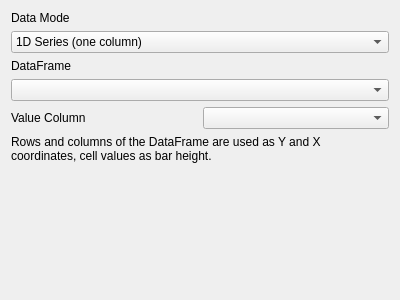
<?xml version="1.0" encoding="UTF-8"?>
<ui version="4.0">
 <class>DAChartAdd3DBarWidget</class>
 <widget class="QWidget" name="DAChartAdd3DBarWidget">
  <property name="geometry">
   <rect>
    <x>0</x>
    <y>0</y>
    <width>400</width>
    <height>300</height>
   </rect>
  </property>
  <property name="windowTitle">
   <string>Add 3D Bar</string>
  </property>
  <layout class="QVBoxLayout" name="verticalLayout">
   <item>
    <widget class="QLabel" name="labelMode">
     <property name="text">
      <string>Data Mode</string>
     </property>
    </widget>
   </item>
   <item>
    <widget class="QComboBox" name="comboBoxMode">
     <item>
      <property name="text">
       <string>1D Series (one column)</string>
      </property>
     </item>
     <item>
      <property name="text">
       <string>2D Grid (DataFrame as Z matrix)</string>
      </property>
     </item>
    </widget>
   </item>
   <item>
    <widget class="QLabel" name="labelDataframe">
     <property name="text">
      <string>DataFrame</string>
     </property>
    </widget>
   </item>
   <item>
    <widget class="QComboBox" name="comboBoxDataframe"/>
   </item>
   <item>
    <widget class="QWidget" name="widgetSeriesConfig" native="true">
     <layout class="QGridLayout" name="gridLayoutSeries">
      <property name="leftMargin">
       <number>0</number>
      </property>
      <property name="topMargin">
       <number>0</number>
      </property>
      <property name="rightMargin">
       <number>0</number>
      </property>
      <property name="bottomMargin">
       <number>0</number>
      </property>
      <item row="0" column="0">
       <widget class="QLabel" name="labelSeries">
        <property name="text">
         <string>Value Column</string>
        </property>
       </widget>
      </item>
      <item row="0" column="1">
       <widget class="QComboBox" name="comboBoxSeries"/>
      </item>
     </layout>
    </widget>
   </item>
   <item>
    <widget class="QWidget" name="widgetGridConfig" native="true">
     <layout class="QVBoxLayout" name="verticalLayoutGrid">
      <property name="leftMargin">
       <number>0</number>
      </property>
      <property name="topMargin">
       <number>0</number>
      </property>
      <property name="rightMargin">
       <number>0</number>
      </property>
      <property name="bottomMargin">
       <number>0</number>
      </property>
      <item>
       <widget class="QLabel" name="labelGridHint">
        <property name="text">
         <string>Rows and columns of the DataFrame are used as Y and X coordinates, cell values as bar height.</string>
        </property>
        <property name="wordWrap">
         <bool>true</bool>
        </property>
       </widget>
      </item>
     </layout>
    </widget>
   </item>
   <item>
    <spacer name="verticalSpacer">
     <property name="orientation">
      <enum>Qt::Vertical</enum>
     </property>
     <property name="sizeHint" stdset="0">
      <size>
       <width>20</width>
       <height>40</height>
      </size>
     </property>
    </spacer>
   </item>
  </layout>
 </widget>
 <resources/>
 <connections/>
</ui>
